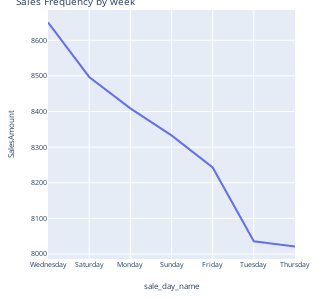

Write notebook code for a chart like this one.
### Code cell
## What time should we display advertisement to maximize likelihood of customerls buying product?

sales_by_week = df.groupby(['sale_day_name']).count()['SalesAmount'].reset_index().sort_values('SalesAmount', ascending=False)

fig = px.line(sales_by_week, x='sale_day_name', y='SalesAmount', title='Sales Frequency by week')
fig.update_layout(
    autosize=True,
    width=300,
    height=300,
    margin=dict(
        l=25,
        r=25,
        b=10,
        t=10,
    ),
    font=dict(size=7))
fig.show()

### Figure 1 — Plotly figure (JSON) as saved in the notebook; plotly's stock layout.template omitted (floating-point values rounded to 4 significant figures)
{"data": [{"hovertemplate": "sale_day_name=%{x}<br>SalesAmount=%{y}<extra></extra>", "legendgroup": "", "line": {"color": "#636efa", "dash": "solid"}, "marker": {"symbol": "circle"}, "mode": "lines", "name": "", "orientation": "v", "showlegend": false, "type": "scatter", "x": ["Wednesday", "Saturday", "Monday", "Sunday", "Friday", "Tuesday", "Thursday"], "xaxis": "x", "y": [8650, 8497, 8409, 8333, 8243, 8036, 8021], "yaxis": "y"}], "layout": {"autosize": true, "font": {"size": 7}, "height": 300, "legend": {"tracegroupgap": 0}, "margin": {"b": 10, "l": 25, "r": 25, "t": 10}, "title": {"text": "Sales Frequency by week"}, "width": 300, "xaxis": {"anchor": "y", "autorange": true, "domain": [0, 1], "range": [0, 6], "title": {"text": "sale_day_name"}, "type": "category"}, "yaxis": {"anchor": "x", "autorange": true, "domain": [0, 1], "range": [7986.0, 8685.0], "title": {"text": "SalesAmount"}, "type": "linear"}}}
